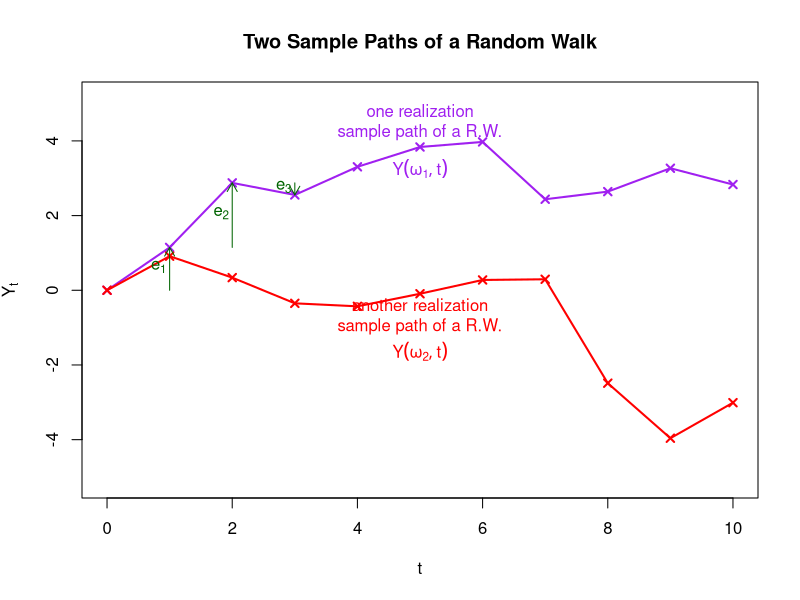

This chart was generated by the following R code:
## ---- chunk 1
# Set seed for reproducibility
set.seed(439)

# Random walk parameters
n <- 10  # number of steps
Y0 <- 0

# Simulate two sample paths
e1 <- rnorm(n)
e2 <- rnorm(n)
Y1 <- cumsum(c(Y0, e1))
Y2 <- cumsum(c(Y0, e2))

# Create time axis
t <- 0:n

# Plot the first sample path
plot(t, Y1, type = "o", pch = 4, col = "purple", lwd = 2,
     ylim = range(c(Y1, Y2))*1.3, xlab = "t", ylab = expression(Y[t]),
     main = "Two Sample Paths of a Random Walk")

# Add second sample path
lines(t, Y2, type = "o", col = "red", lwd = 2, pch = 4)

# Add annotations
text(5, Y1[6], "one realization\nsample path of a R.W.", col = "purple", pos = 3)
text(5, Y2[6], "another realization\nsample path of a R.W.", col = "red", pos = 1)

# Add arrows for increments (e.g., e_2 and e_3)
arrows(1, Y1[1], 1, Y1[2], col = "darkgreen", length = 0.1)
arrows(2, Y1[2], 2, Y1[3], col = "darkgreen", length = 0.1)
arrows(3, Y1[3], 3, Y1[4], col = "darkgreen", length = 0.1)
text(1.1, mean(Y1[1:2]), expression(e[1]), col = "darkgreen", pos = 2)
text(2.1, mean(Y1[2:3]), expression(e[2]), col = "darkgreen", pos = 2)
text(3.1, mean(Y1[3:4]), expression(e[3]), col = "darkgreen", pos = 2)
# label first realization as Y(w1,t)
text(5, Y1[6]-1.1, expression(Y(omega[1], t)), col = "purple", pos = 3)
# label second realization as Y(w2,t)
text(5, Y2[6]-1.1, expression(Y(omega[2], t)), col = "red", pos = 1)
